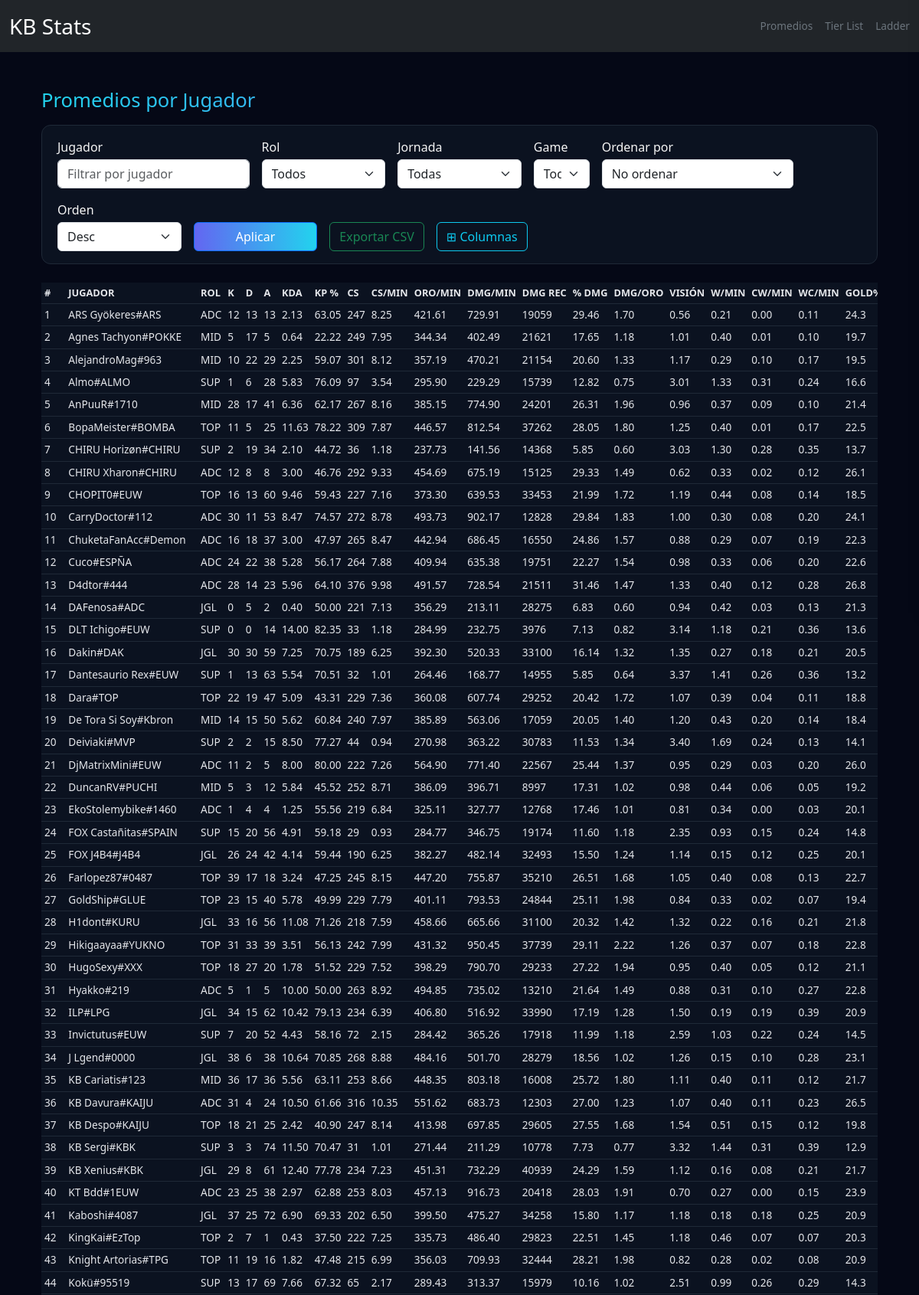
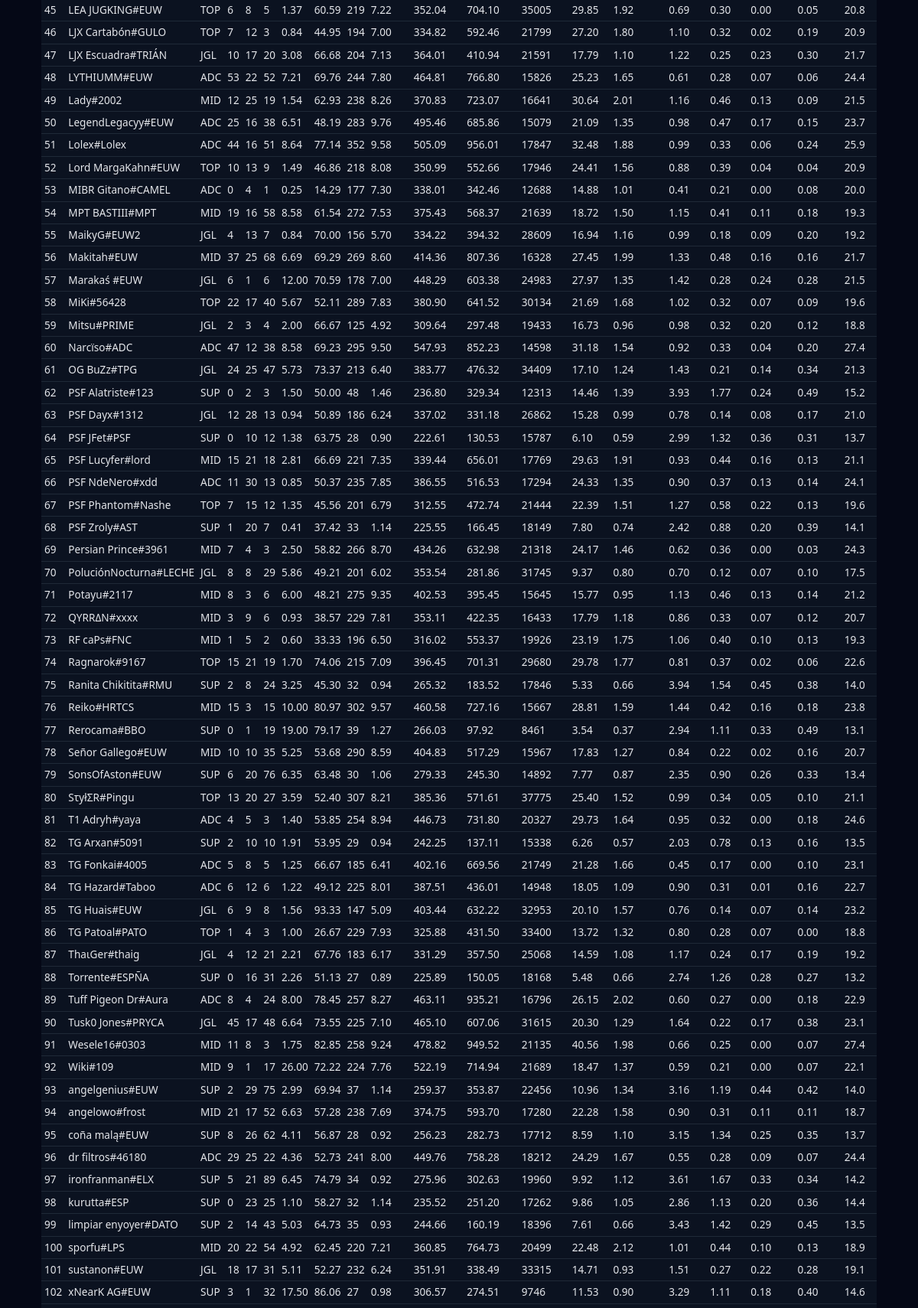
The page /promedios_jugadores/?format=html (upper part) on the database its author committed (2 pictures, top to bottom).
### KBStats/Cinturones/models.py (models this page shows, shortened)
class StatsJugador(models.Model):
	partida = models.ForeignKey(Partida, on_delete=models.CASCADE, related_name='stats_jugadores')
	jugador = models.ForeignKey(Jugador, on_delete=models.CASCADE, related_name='stats')
	campeon = models.CharField(max_length=100, blank=True, null=True)
	rol = models.CharField(max_length=20, blank=True, null=True)
	equipo_nombre = models.CharField(max_length=200, blank=True, null=True)
	kills = models.IntegerField(default=0)
	muertes = models.IntegerField(default=0)
	asistencias = models.IntegerField(default=0)
	kda = models.FloatField(default=0.0)
	kp_porcentaje = models.FloatField(default=0.0)
	oro_min = models.FloatField(default=0.0)
	dano_infligido = models.BigIntegerField(default=0)
	porcentaje_dano_equipo = models.FloatField(default=0.0)
	dano_min = models.FloatField(default=0.0)
	dano_recibido = models.BigIntegerField(default=0)
	cs = models.IntegerField(default=0)
	cs_min = models.FloatField(default=0.0)
	vision_min = models.FloatField(default=0.0)
	double_kills = models.IntegerField(default=0)
	triple_kills = models.IntegerField(default=0)
	quadra_kills = models.IntegerField(default=0)
	penta_kills = models.IntegerField(default=0)
	game_time = models.FloatField(default=0.0)
	dano_oro = models.FloatField(default=0.0)
	wpm = models.FloatField(default=0.0)    # wards colocados / min
	cwpm = models.FloatField(default=0.0)   # control wards comprados / min
	wcpm = models.FloatField(default=0.0)   # wards destruidos / min
	gold_pct = models.FloatField(default=0.0)     # % oro del equipo
	death_share = models.FloatField(default=0.0)  # % muertes del equipo
	victoria = models.BooleanField(default=False)
	gd15  = models.IntegerField(null=True, blank=True)
	csd15 = models.IntegerField(null=True, blank=True)
	xpd15 = models.IntegerField(null=True, blank=True)
	cs15  = models.IntegerField(null=True, blank=True)
	ka15  = models.IntegerField(null=True, blank=True)
	fb    = models.BooleanField(null=True, blank=True)   # participó en First Blood
	fbv   = models.BooleanField(null=True, blank=True)   # fue víctima del First Blood
	created_at = models.DateTimeField(auto_now_add=True)
	class Meta:
		verbose_name = "Estadística de Jugador"
		verbose_name_plural = "Estadísticas de Jugadores"
		unique_together = ('partida', 'jugador')

### KBStats/Cinturones/views.py (the view)
# urls.py: path('promedios_jugadores/', promedios_jugadores, name='promedios_jugadores'),
def promedios_jugadores(request):
	jornadas_disponibles = (Partida.objects
							 .exclude(jornada__isnull=True)
							 .exclude(jornada__exact='')
							 .values_list('jornada', flat=True)
							 .distinct()
							 .order_by('jornada'))
	jornada = request.GET.get('jornada')
	numero_partida = request.GET.get('numero_partida')
	jugador_q = request.GET.get('jugador')
	rol_q = request.GET.get('rol')
	sort = request.GET.get('sort')
	order = request.GET.get('order', 'desc')
	numeros_qs = Partida.objects.exclude(numero_partida__isnull=True).exclude(numero_partida__exact='')
	if jornada:
		numeros_qs = numeros_qs.filter(jornada=jornada)
	numeros_disponibles = list(numeros_qs.values_list('numero_partida', flat=True).distinct().order_by('numero_partida'))
	qs = StatsJugador.objects.all()
	if jornada:
		qs = qs.filter(partida__jornada=jornada)
	if numero_partida:
		qs = qs.filter(partida__numero_partida=numero_partida)
	if jugador_q:
		qs = qs.filter(jugador__nombre__icontains=jugador_q)
	if rol_q:
		qs = qs.filter(rol=rol_q)
	roles_qs = qs.values('jugador__id', 'rol').annotate(rol_count=Count('rol')).order_by('jugador__id', '-rol_count')
	rol_principal = {}
	for r in roles_qs:
		jid = r['jugador__id']
		if jid not in rol_principal:
			rol_principal[jid] = r['rol'] or ''
	agregados = qs.values('jugador__id', 'jugador__nombre').annotate(
		avg_kills=Sum('kills'),
		avg_muertes=Sum('muertes'),
		avg_asistencias=Sum('asistencias'),
		avg_kda=Avg('kda'),
		avg_kp=Avg('kp_porcentaje'),
		avg_oro_min=Avg('oro_min'),
		avg_dano_oro=Avg('dano_oro'),
		avg_dano_infligido=Avg('dano_infligido'),
		avg_porcentaje_dano_equipo=Avg('porcentaje_dano_equipo'),
		avg_dano_min=Avg('dano_min'),
		avg_dano_recibido=Avg('dano_recibido'),
		avg_cs=Avg('cs'),
		avg_cs_min=Avg('cs_min'),
		avg_vision_min=Avg('vision_min'),
		avg_wpm=Avg('wpm'),
		avg_cwpm=Avg('cwpm'),
		avg_wcpm=Avg('wcpm'),
		avg_gold_pct=Avg('gold_pct'),
		avg_death_share=Avg('death_share'),
		win_rate=Avg('victoria'),
		avg_gd15=Avg('gd15'),
		avg_csd15=Avg('csd15'),
		avg_xpd15=Avg('xpd15'),
		avg_cs15=Avg('cs15'),
		avg_ka15=Avg('ka15'),
		fb_rate=Avg('fb'),
		fbv_rate=Avg('fbv'),
		avg_double=Sum('double_kills'),
		avg_triple=Sum('triple_kills'),
		avg_quadra=Sum('quadra_kills'),
		avg_penta=Sum('penta_kills'),
		avg_game_time=Avg('game_time'),
		games_played=Count('partida__id'),
	)
	sort_map = {
		'nombre': 'jugador__nombre',
		'kills': 'avg_kills',
		'muertes': 'avg_muertes',
		'asistencias': 'avg_asistencias',
		'kda': 'avg_kda',
		'kp': 'avg_kp',
		'oro_min': 'avg_oro_min',
		'dano_oro': 'avg_dano_oro',
		'dano': 'avg_dano_infligido',
		'dano_min': 'avg_dano_min',
		'dano_recibido': 'avg_dano_recibido',
		'porcentaje_dano_equipo': 'avg_porcentaje_dano_equipo',
		'cs': 'avg_cs',
		'cs_min': 'avg_cs_min',
		'vision_min': 'avg_vision_min',
		'wpm': 'avg_wpm',
		'cwpm': 'avg_cwpm',
		'wcpm': 'avg_wcpm',
		'gold_pct': 'avg_gold_pct',
		'death_share': 'avg_death_share',
		'win_rate':   'win_rate',
		'gd15':       'avg_gd15',
		'csd15':      'avg_csd15',
		'xpd15':      'avg_xpd15',
		'cs15':       'avg_cs15',
		'ka15':       'avg_ka15',
		'fb_rate':    'fb_rate',
		'double_kills': 'avg_double',
		'triple_kills': 'avg_triple',
		'quadra_kills': 'avg_quadra',
		'penta_kills': 'avg_penta',
        'game_time': 'avg_game_time',
		'games': 'games_played',
	}
	if sort in sort_map:
		field = sort_map[sort]
		if order == 'desc':
			field = f'-{field}'
		agregados = agregados.order_by(field)
	else:
		agregados = agregados.order_by('jugador__nombre')
	resultados = []
	for a in agregados:
		resultados.append({
			'jugador_id': a['jugador__id'],
			'jugador_nombre': a['jugador__nombre'],
			'avg_kills': int(a['avg_kills'] or 0.0),
			'avg_muertes': int(a['avg_muertes'] or 0.0),
			'avg_asistencias': int(a['avg_asistencias'] or 0.0),
			'avg_kda': float(a['avg_kda'] or 0.0),
			'avg_kp': float(a['avg_kp'] or 0.0),
			'avg_oro_min': float(a['avg_oro_min'] or 0.0),
			'avg_dano_oro': float(a['avg_dano_oro'] or 0.0),
			'avg_dano_infligido': float(a['avg_dano_infligido'] or 0.0),
			'avg_porcentaje_dano_equipo': float(a['avg_porcentaje_dano_equipo'] or 0.0),
			'avg_dano_min': float(a['avg_dano_min'] or 0.0),
			'avg_dano_recibido': float(a['avg_dano_recibido'] or 0.0),
			'avg_cs': float(a['avg_cs'] or 0.0),
			'avg_cs_min': float(a['avg_cs_min'] or 0.0),
			'avg_vision_min': float(a['avg_vision_min'] or 0.0),
			'avg_wpm': float(a['avg_wpm'] or 0.0),
			'avg_cwpm': float(a['avg_cwpm'] or 0.0),
			'avg_wcpm': float(a['avg_wcpm'] or 0.0),
			'avg_gold_pct': float(a['avg_gold_pct'] or 0.0),
			'avg_death_share': float(a['avg_death_share'] or 0.0),
			'win_rate': round(float(a['win_rate'] or 0.0) * 100, 1),
			'avg_gd15':  round(float(a['avg_gd15']  or 0.0), 0) if a['avg_gd15']  is not None else None,
			'avg_csd15': round(float(a['avg_csd15'] or 0.0), 1) if a['avg_csd15'] is not None else None,
			'avg_xpd15': round(float(a['avg_xpd15'] or 0.0), 0) if a['avg_xpd15'] is not None else None,
			'avg_cs15':  round(float(a['avg_cs15']  or 0.0), 1) if a['avg_cs15']  is not None else None,
			'avg_ka15':  round(float(a['avg_ka15']  or 0.0), 1) if a['avg_ka15']  is not None else None,
			'fb_rate':   round(float(a['fb_rate']   or 0.0) * 100, 1) if a['fb_rate']  is not None else None,
			'fbv_rate':  round(float(a['fbv_rate']  or 0.0) * 100, 1) if a['fbv_rate'] is not None else None,
			'avg_double': int(a['avg_double'] or 0.0),
			'avg_triple': int(a['avg_triple'] or 0.0),
			'avg_quadra': int(a['avg_quadra'] or 0.0),
			'avg_penta': int(a['avg_penta'] or 0.0),
			'avg_game_time': float(a['avg_game_time'] or 0.0),
			'games_played': a['games_played'],
			'rol_principal': rol_principal.get(a['jugador__id'], ''),
		})
	wants_html = request.GET.get('format') == 'html' or 'text/html' in request.META.get('HTTP_ACCEPT', '')
	if wants_html:
		return render(request, 'Cinturones/promedios_jugadores.html', {
			'jugadores': resultados,
			'jornada': jornada,
			'numero_partida': numero_partida,
			'filtro_jugador': jugador_q,
			'filtro_rol': rol_q,
			'sort': sort,
			'order': order,
			'jornadas_disponibles': list(jornadas_disponibles),
			'numeros_disponibles': numeros_disponibles,
		})
	return JsonResponse({'jugadores': resultados, 'jornadas_disponibles': list(jornadas_disponibles)})

### KBStats/Cinturones/templates/Cinturones/promedios_jugadores.html (shortened to what this page needs)
{% extends 'Cinturones/base.html' %}
{% block content %}
<div class="container-fluid py-4">
  <h1 class="page-title mb-3">
    Promedios por Jugador{% if jornada %} — Jornada {{ jornada }}{% if numero_partida %} · Game {{ numero_partida }}{% endif %}{% endif %}
  </h1>
  <div class="filter-card">
    <form method="get" class="row g-3 align-items-end">
      <div class="col-md-3">
        <label class="form-label mb-1">Jugador</label>
        <input
          type="text"
          name="jugador"
          value="{{ filtro_jugador|default_if_none:'' }}"
          class="form-control"
          placeholder="Filtrar por jugador"
        />
      </div>
      <div class="col-md-2">
        <label for="rol" class="form-label mb-1">Rol</label>
        <select name="rol" id="rol" class="form-select">
          <option value="">Todos</option>
        </select>
      </div>
      <div class="col-md-2">
        <label for="jornada" class="form-label mb-1">Jornada</label>
        <select name="jornada" id="jornada" class="form-select">
          <option value="">Todas</option>
        </select>
      </div>
      {% if numeros_disponibles %}
      <div class="col-md-1">
        <label for="numero_partida" class="form-label mb-1">Game</label>
        <select name="numero_partida" id="numero_partida" class="form-select">
          <option value="">Todos</option>
        </select>
      </div>
      {% endif %}
      <div class="col-md-3">
        <label for="sort" class="form-label mb-1">Ordenar por</label>
        <select name="sort" id="sort" class="form-select">
          <option value="">No ordenar</option>
        </select>
      </div>
      <div class="col-md-2">
        <label for="order" class="form-label mb-1">Orden</label>
        <select name="order" id="order" class="form-select">
          <option value="desc" {% if order == 'desc' %}selected{% endif %}>Desc</option>
        </select>
      </div>
      <div class="col-md-2 d-grid">
        <button class="btn btn-primary">Aplicar</button>
      </div>
      <div class="col-md-auto d-grid">
        <a href="{% url 'exportar_csv_jugadores' %}" class="btn btn-outline-success">Exportar CSV</a>
      </div>
      <div class="col-md-auto d-grid">
        <button type="button" class="btn btn-outline-info" onclick="openPanel()">⊞ Columnas</button>
      </div>
    </form>
  </div>
  <div class="table-scroll">
    <table class="table table-dark-kb table-hover table-sm" id="stats-table">
      <thead>
        <tr>
          <th class="col-base">#</th>
          <th class="col-base">Jugador</th>
          <th class="col-base">Rol</th>
          <th class="col-combate">K</th>
          <th class="col-combate">D</th>
          <th class="col-combate">A</th>
          <th class="col-combate">KDA</th>
          <th class="col-combate">KP %</th>
          <th class="col-farmeo">CS</th>
          <th class="col-farmeo">CS/min</th>
          <th class="col-farmeo">Oro/min</th>
          <th class="col-dano">Dmg/min</th>
          <th class="col-dano">Dmg Rec</th>
          <th class="col-dano">% Dmg</th>
          <th class="col-dano">Dmg/Oro</th>
          <th class="col-vision">Visión</th>
          <th class="col-vision">W/min</th>
          <th class="col-vision">CW/min</th>
          <th class="col-vision">WC/min</th>
          <th class="col-equipo">Gold%</th>
        </tr>
      </thead>
      <tbody>
        {% for j in jugadores %}
        <tr>
          <td class="col-base">{{ forloop.counter }}</td>
          <td class="col-base">{{ j.jugador_nombre }}</td>
          <td class="col-base">{{ j.rol_principal }}</td>
          <td class="col-combate">{{ j.avg_kills }}</td>
          <td class="col-combate">{{ j.avg_muertes }}</td>
          <td class="col-combate">{{ j.avg_asistencias }}</td>
          <td class="col-combate">{{ j.avg_kda|floatformat:2 }}</td>
          <td class="col-combate">{{ j.avg_kp|floatformat:2 }}</td>
          <td class="col-farmeo">{{ j.avg_cs|floatformat:0 }}</td>
          <td class="col-farmeo">{{ j.avg_cs_min|floatformat:2 }}</td>
          <td class="col-farmeo">{{ j.avg_oro_min|floatformat:2 }}</td>
          <td class="col-dano">{{ j.avg_dano_min|floatformat:2 }}</td>
          <td class="col-dano">{{ j.avg_dano_recibido|floatformat:0 }}</td>
          <td class="col-dano">{{ j.avg_porcentaje_dano_equipo|floatformat:2 }}</td>
          <td class="col-dano">{{ j.avg_dano_oro|floatformat:2 }}</td>
          <td class="col-vision">{{ j.avg_vision_min|floatformat:2 }}</td>
          <td class="col-vision">{{ j.avg_wpm|floatformat:2 }}</td>
          <td class="col-vision">{{ j.avg_cwpm|floatformat:2 }}</td>
          <td class="col-vision">{{ j.avg_wcpm|floatformat:2 }}</td>
          <td class="col-equipo">{{ j.avg_gold_pct|floatformat:1 }}</td>
        </tr>
        {% empty %}
        <tr><td colspan="34">No hay datos.</td></tr>
        {% endfor %}
      </tbody>
    </table>
  </div>
</div>
{% endblock %}

### static/css/kbstats.css (style rules this page uses)
body { background: #050816 !important; color: #f5f5f5 !important; }
.btn-primary { background: linear-gradient(90deg, #6366f1, #22d3ee); border: none; }
h1.page-title { font-size: 1.6rem; }
.table-dark-kb { --bs-table-bg: #1b273f; --bs-table-color: #e5e7eb; --bs-table-hover-bg: #414f6d; --bs-table-border-color: #1f2937; font-size: 0.87rem; border-color: #1f2937; }
.table-dark-kb > :not(caption) > * > * { background-color: #0b1220 !important; color: #e5e7eb; }
body { background: #050816; color: #e5e7eb; }
.page-title { background: linear-gradient(90deg, #22d3ee, #6366f1); background-clip: text; -webkit-background-clip: text; -webkit-text-fill-color: transparent; }
.filter-card { background: #0b1220; border: 1px solid #1f2937; border-radius: 0.75rem; padding: 1rem 1.25rem; margin-bottom: 1.5rem; }
.form-control, .form-select { background-color: #020617; border-color: #1f2937; color: #e5e7eb; }
.form-control::placeholder { color: #6b7280; }
.table-dark-kb { --bs-table-bg: #0b1220; --bs-table-color: #e5e7eb; --bs-table-border-color: #1f2937; --bs-table-hover-bg: #111827; font-size: 0.85rem; border-color: #1f2937; }
.table-dark-kb > :not(caption) > * > * { background-color: #0b1220 !important; color: #e5e7eb !important; border-color: #1f2937 !important; }
.table-dark-kb thead tr { background: linear-gradient(90deg, #111827, #020617); color: #cbd5e1 !important; font-size: 0.8rem; text-transform: uppercase; }

### KBStats/Cinturones/templates/Cinturones/promedios_jugadores.html (style rules this page uses)
.table-scroll { overflow-x: auto; }
.table-scroll table { white-space: nowrap; }

### rows shown on the page
StatsJugador: jugador_nombre "DAFenosa#ADC", rol_principal "JGL", avg_kills "0", avg_muertes "5", avg_asistencias "2", avg_kda "0.40", avg_kp "50.00", avg_cs "221", avg_cs_min "7.13", avg_oro_min "356.29", avg_dano_min "213.11", avg_dano_recibido "28275", avg_porcentaje_dano_equipo "6.83", avg_dano_oro "0.60", avg_vision_min "0.94", avg_wpm "0.42", avg_cwpm "0.03", avg_wcpm "0.13", avg_gold_pct "21.3"
StatsJugador: jugador_nombre "DLT Ichigo#EUW", rol_principal "SUP", avg_kills "0", avg_muertes "0", avg_asistencias "14", avg_kda "14.00", avg_kp "82.35", avg_cs "33", avg_cs_min "1.18", avg_oro_min "284.99", avg_dano_min "232.75", avg_dano_recibido "3976", avg_porcentaje_dano_equipo "7.13", avg_dano_oro "0.82", avg_vision_min "3.14", avg_wpm "1.18", avg_cwpm "0.21", avg_wcpm "0.36", avg_gold_pct "13.6"
StatsJugador: jugador_nombre "Deiviaki#MVP", rol_principal "SUP", avg_kills "2", avg_muertes "2", avg_asistencias "15", avg_kda "8.50", avg_kp "77.27", avg_cs "44", avg_cs_min "0.94", avg_oro_min "270.98", avg_dano_min "363.22", avg_dano_recibido "30783", avg_porcentaje_dano_equipo "11.53", avg_dano_oro "1.34", avg_vision_min "3.40", avg_wpm "1.69", avg_cwpm "0.24", avg_wcpm "0.13", avg_gold_pct "14.1"
StatsJugador: jugador_nombre "DjMatrixMini#EUW", rol_principal "ADC", avg_kills "11", avg_muertes "2", avg_asistencias "5", avg_kda "8.00", avg_kp "80.00", avg_cs "222", avg_cs_min "7.26", avg_oro_min "564.90", avg_dano_min "771.40", avg_dano_recibido "22567", avg_porcentaje_dano_equipo "25.44", avg_dano_oro "1.37", avg_vision_min "0.95", avg_wpm "0.29", avg_cwpm "0.03", avg_wcpm "0.20", avg_gold_pct "26.0"
StatsJugador: jugador_nombre "EkoStolemybike#1460", rol_principal "ADC", avg_kills "1", avg_muertes "4", avg_asistencias "4", avg_kda "1.25", avg_kp "55.56", avg_cs "219", avg_cs_min "6.84", avg_oro_min "325.11", avg_dano_min "327.77", avg_dano_recibido "12768", avg_porcentaje_dano_equipo "17.46", avg_dano_oro "1.01", avg_vision_min "0.81", avg_wpm "0.34", avg_cwpm "0.00", avg_wcpm "0.03", avg_gold_pct "20.1"
StatsJugador: jugador_nombre "Hyakko#219", rol_principal "ADC", avg_kills "5", avg_muertes "1", avg_asistencias "5", avg_kda "10.00", avg_kp "50.00", avg_cs "263", avg_cs_min "8.92", avg_oro_min "494.85", avg_dano_min "735.02", avg_dano_recibido "13210", avg_porcentaje_dano_equipo "21.64", avg_dano_oro "1.49", avg_vision_min "0.88", avg_wpm "0.31", avg_cwpm "0.10", avg_wcpm "0.27", avg_gold_pct "22.8"
StatsJugador: jugador_nombre "KingKai#EzTop", rol_principal "TOP", avg_kills "2", avg_muertes "7", avg_asistencias "1", avg_kda "0.43", avg_kp "37.50", avg_cs "222", avg_cs_min "7.25", avg_oro_min "335.73", avg_dano_min "486.40", avg_dano_recibido "29823", avg_porcentaje_dano_equipo "22.51", avg_dano_oro "1.45", avg_vision_min "1.18", avg_wpm "0.46", avg_cwpm "0.07", avg_wcpm "0.07", avg_gold_pct "20.3"
StatsJugador: jugador_nombre "MIBR Gitano#CAMEL", rol_principal "ADC", avg_kills "0", avg_muertes "4", avg_asistencias "1", avg_kda "0.25", avg_kp "14.29", avg_cs "177", avg_cs_min "7.30", avg_oro_min "338.01", avg_dano_min "342.46", avg_dano_recibido "12688", avg_porcentaje_dano_equipo "14.88", avg_dano_oro "1.01", avg_vision_min "0.41", avg_wpm "0.21", avg_cwpm "0.00", avg_wcpm "0.08", avg_gold_pct "20.0"
StatsJugador: jugador_nombre "Marakaś #EUW", rol_principal "JGL", avg_kills "6", avg_muertes "1", avg_asistencias "6", avg_kda "12.00", avg_kp "70.59", avg_cs "178", avg_cs_min "7.00", avg_oro_min "448.29", avg_dano_min "603.38", avg_dano_recibido "24983", avg_porcentaje_dano_equipo "27.97", avg_dano_oro "1.35", avg_vision_min "1.42", avg_wpm "0.28", avg_cwpm "0.24", avg_wcpm "0.28", avg_gold_pct "21.5"
StatsJugador: jugador_nombre "Mitsu#PRIME", rol_principal "JGL", avg_kills "2", avg_muertes "3", avg_asistencias "4", avg_kda "2.00", avg_kp "66.67", avg_cs "125", avg_cs_min "4.92", avg_oro_min "309.64", avg_dano_min "297.48", avg_dano_recibido "19433", avg_porcentaje_dano_equipo "16.73", avg_dano_oro "0.96", avg_vision_min "0.98", avg_wpm "0.32", avg_cwpm "0.20", avg_wcpm "0.12", avg_gold_pct "18.8"
StatsJugador: jugador_nombre "PSF Alatriste#123", rol_principal "SUP", avg_kills "0", avg_muertes "2", avg_asistencias "3", avg_kda "1.50", avg_kp "50.00", avg_cs "48", avg_cs_min "1.46", avg_oro_min "236.80", avg_dano_min "329.34", avg_dano_recibido "12313", avg_porcentaje_dano_equipo "14.46", avg_dano_oro "1.39", avg_vision_min "3.93", avg_wpm "1.77", avg_cwpm "0.24", avg_wcpm "0.49", avg_gold_pct "15.2"
StatsJugador: jugador_nombre "PSF Phantom#Nashe", rol_principal "TOP", avg_kills "7", avg_muertes "15", avg_asistencias "12"

### other values the page prints
{{ j.jugador_nombre }} "ARS Gyökeres#ARS" "Agnеs Tachyon#POKKE" "AlejandroMag#963" "Almo#ALMO" "AnPuuR#1710" "BopaMeister#BOMBA" "CHIRU Horizøn#CHIRU" "CHIRU Xharon#CHIRU" "CHOPIT0#EUW" "CarryDoctor#112" "ChuketaFanAcc#Demon" "Cuco#ESPÑA" "D4dtor#444" "Dakin#DAK" "Dantesaurio Rex#EUW" "Dara#TOP" "De Tora Si Soy#Kbron" "DuncanRV#PUCHI" "FOX Castañitas#SPAIN" "FOX J4B4#J4B4" "Farlopez87#0487" "GoldShip#GLUE" "H1dont#KURU" "Hikigaayaa#YUKNO" "HugoSexy#XXX" "ILP#LPG" "Invictutus#EUW" "J Lgend#0000" "KB Cariatis#123" "KB Davura#KAIJU" "KB Despo#KAIJU" "KB Sergi#KBK" "KB Xenius#KBK" "KT Bdd#1EUW" "Kaboshi#4087" "Knight Artorias#TPG" "Kokü#95519" "LEA JUGKING#EUW" "LJX Cartabón#GULO" "LJX Escuadra#TRIÁN" "LYTHIUMM#EUW" "Lady#2002" "LegendLegacyy#EUW" "Lolex#Lolex" "Lord MargaKahn#EUW" "MPT BASTIII#MPT" "MaikyG#EUW2" "Makitah#EUW" "MiKi#56428" "Narcïso#ADC" "OG BuZz#TPG" "PSF Dayx#1312" "PSF JFet#PSF" "PSF Lucyfer#lord" "PSF NdeNero#xdd"
{{ j.rol_principal }} "ADC" "MID" "MID" "SUP" "MID" "TOP" "SUP" "ADC" "TOP" "ADC" "ADC" "ADC" "ADC" "JGL" "SUP" "TOP" "MID" "MID" "SUP" "JGL" "TOP" "TOP" "JGL" "TOP" "TOP" "JGL" "SUP" "JGL" "MID" "ADC" "TOP" "SUP" "JGL" "ADC" "JGL" "TOP" "SUP" "TOP" "TOP" "JGL" "ADC" "MID" "ADC" "ADC" "TOP" "MID" "JGL" "MID" "TOP" "ADC" "JGL" "JGL" "SUP" "MID" "ADC"
{{ j.avg_kills }} "12" "5" "10" "1" "28" "11" "2" "12" "16" "30" "16" "24" "28" "30" "1" "22" "14" "5" "15" "26" "39" "23" "33" "31" "18" "34" "7" "38" "36" "31" "18" "3" "29" "23" "37" "11" "13" "6" "7" "10" "53" "12" "25" "44" "10" "19" "4" "37" "22" "47" "24" "12" "0" "15" "11"
{{ j.avg_muertes }} "13" "17" "22" "6" "17" "5" "19" "8" "13" "11" "18" "22" "14" "30" "13" "19" "15" "3" "20" "24" "17" "15" "16" "33" "27" "15" "20" "6" "17" "4" "21" "3" "8" "25" "25" "19" "17" "8" "12" "17" "22" "25" "16" "16" "13" "16" "13" "25" "17" "12" "25" "28" "10" "21" "30"
{{ j.avg_asistencias }} "13" "5" "29" "28" "41" "25" "34" "8" "60" "53" "37" "38" "23" "59" "63" "47" "50" "12" "56" "42" "18" "40" "56" "39" "20" "62" "52" "38" "36" "24" "25" "74" "61" "38" "72" "16" "69" "5" "3" "20" "52" "19" "38" "51" "9" "58" "7" "68" "40" "38" "47" "13" "12" "18" "13"
{{ j.avg_kda|floatformat:2 }} "2.13" "0.64" "2.25" "5.83" "6.36" "11.63" "2.10" "3.00" "9.46" "8.47" "3.00" "5.28" "5.96" "7.25" "5.54" "5.09" "5.62" "5.84" "4.91" "4.14" "3.24" "5.78" "11.08" "3.51" "1.78" "10.42" "4.43" "10.64" "5.56" "10.50" "2.42" "11.50" "12.40" "2.97" "6.90" "1.82" "7.66" "1.37" "0.84" "3.08" "7.21" "1.54" "6.51" "8.64" "1.49" "8.58" "0.84" "6.69" "5.67" "8.58" "5.73" "0.94" "1.38" "2.81" "0.85"
{{ j.avg_kp|floatformat:2 }} "63.05" "22.22" "59.07" "76.09" "62.17" "78.22" "44.72" "46.76" "59.43" "74.57" "47.97" "56.17" "64.10" "70.75" "70.51" "43.31" "60.84" "45.52" "59.18" "59.44" "47.25" "49.99" "71.26" "56.13" "51.52" "79.13" "58.16" "70.85" "63.11" "61.66" "40.90" "70.47" "77.78" "62.88" "69.33" "47.48" "67.32" "60.59" "44.95" "66.68" "69.76" "62.93" "48.19" "77.14" "46.86" "61.54" "70.00" "69.29" "52.11" "69.23" "73.37" "50.89" "63.75" "66.69" "50.37"
{{ j.avg_cs|floatformat:0 }} "247" "249" "301" "97" "267" "309" "36" "292" "227" "272" "265" "264" "376" "189" "32" "229" "240" "252" "29" "190" "245" "229" "218" "242" "229" "234" "72" "268" "253" "316" "247" "31" "234" "253" "202" "215" "65" "219" "194" "204" "244" "238" "283" "352" "218" "272" "156" "269" "289" "295" "213" "186" "28" "221" "235"
{{ j.avg_cs_min|floatformat:2 }} "8.25" "7.95" "8.12" "3.54" "8.16" "7.87" "1.18" "9.33" "7.16" "8.78" "8.47" "7.88" "9.98" "6.25" "1.01" "7.36" "7.97" "8.71" "0.93" "6.25" "8.15" "7.79" "7.59" "7.99" "7.52" "6.39" "2.15" "8.88" "8.66" "10.35" "8.14" "1.01" "7.23" "8.03" "6.50" "6.99" "2.17" "7.22" "7.00" "7.13" "7.80" "8.26" "9.76" "9.58" "8.08" "7.53" "5.70" "8.60" "7.83" "9.50" "6.40" "6.24" "0.90" "7.35" "7.85"
{{ j.avg_oro_min|floatformat:2 }} "421.61" "344.34" "357.19" "295.90" "385.15" "446.57" "237.73" "454.69" "373.30" "493.73" "442.94" "409.94" "491.57" "392.30" "264.46" "360.08" "385.89" "386.09" "284.77" "382.27" "447.20" "401.11" "458.66" "431.32" "398.29" "406.80" "284.42" "484.16" "448.35" "551.62" "413.98" "271.44" "451.31" "457.13" "399.50" "356.03" "289.43" "352.04" "334.82" "364.01" "464.81" "370.83" "495.46" "505.09" "350.99" "375.43" "334.22" "414.36" "380.90" "547.93" "383.77" "337.02" "222.61" "339.44" "386.55"
{{ j.avg_dano_min|floatformat:2 }} "729.91" "402.49" "470.21" "229.29" "774.90" "812.54" "141.56" "675.19" "639.53" "902.17" "686.45" "635.38" "728.54" "520.33" "168.77" "607.74" "563.06" "396.71" "346.75" "482.14" "755.87" "793.53" "665.66" "950.45" "790.70" "516.92" "365.26" "501.70" "803.18" "683.73" "697.85" "211.29" "732.29" "916.73" "475.27" "709.93" "313.37" "704.10" "592.46" "410.94" "766.80" "723.07" "685.86" "956.01" "552.66" "568.37" "394.32" "807.36" "641.52" "852.23" "476.32" "331.18" "130.53" "656.01" "516.53"
{{ j.avg_dano_recibido|floatformat:0 }} "19059" "21621" "21154" "15739" "24201" "37262" "14368" "15125" "33453" "12828" "16550" "19751" "21511" "33100" "14955" "29252" "17059" "8997" "19174" "32493" "35210" "24844" "31100" "37739" "29233" "33990" "17918" "28279" "16008" "12303" "29605" "10778" "40939" "20418" "34258" "32444" "15979" "35005" "21799" "21591" "15826" "16641" "15079" "17847" "17946" "21639" "28609" "16328" "30134" "14598" "34409" "26862" "15787" "17769" "17294"
{{ j.avg_porcentaje_dano_equipo|floatformat:2 }} "29.46" "17.65" "20.60" "12.82" "26.31" "28.05" "5.85" "29.33" "21.99" "29.84" "24.86" "22.27" "31.46" "16.14" "5.85" "20.42" "20.05" "17.31" "11.60" "15.50" "26.51" "25.11" "20.32" "29.11" "27.22" "17.19" "11.99" "18.56" "25.72" "27.00" "27.55" "7.73" "24.29" "28.03" "15.80" "28.21" "10.16" "29.85" "27.20" "17.79" "25.23" "30.64" "21.09" "32.48" "24.41" "18.72" "16.94" "27.45" "21.69" "31.18" "17.10" "15.28" "6.10" "29.63" "24.33"
{{ j.avg_dano_oro|floatformat:2 }} "1.70" "1.18" "1.33" "0.75" "1.96" "1.80" "0.60" "1.49" "1.72" "1.83" "1.57" "1.54" "1.47" "1.32" "0.64" "1.72" "1.40" "1.02" "1.18" "1.24" "1.68" "1.98" "1.42" "2.22" "1.94" "1.28" "1.18" "1.02" "1.80" "1.23" "1.68" "0.77" "1.59" "1.91" "1.17" "1.98" "1.02" "1.92" "1.80" "1.10" "1.65" "2.01" "1.35" "1.88" "1.56" "1.50" "1.16" "1.99" "1.68" "1.54" "1.24" "0.99" "0.59" "1.91" "1.35"
{{ j.avg_vision_min|floatformat:2 }} "0.56" "1.01" "1.17" "3.01" "0.96" "1.25" "3.03" "0.62" "1.19" "1.00" "0.88" "0.98" "1.33" "1.35" "3.37" "1.07" "1.20" "0.98" "2.35" "1.14" "1.05" "0.84" "1.32" "1.26" "0.95" "1.50" "2.59" "1.26" "1.11" "1.07" "1.54" "3.32" "1.12" "0.70" "1.18" "0.82" "2.51" "0.69" "1.10" "1.22" "0.61" "1.16" "0.98" "0.99" "0.88" "1.15" "0.99" "1.33" "1.02" "0.92" "1.43" "0.78" "2.99" "0.93" "0.90"
